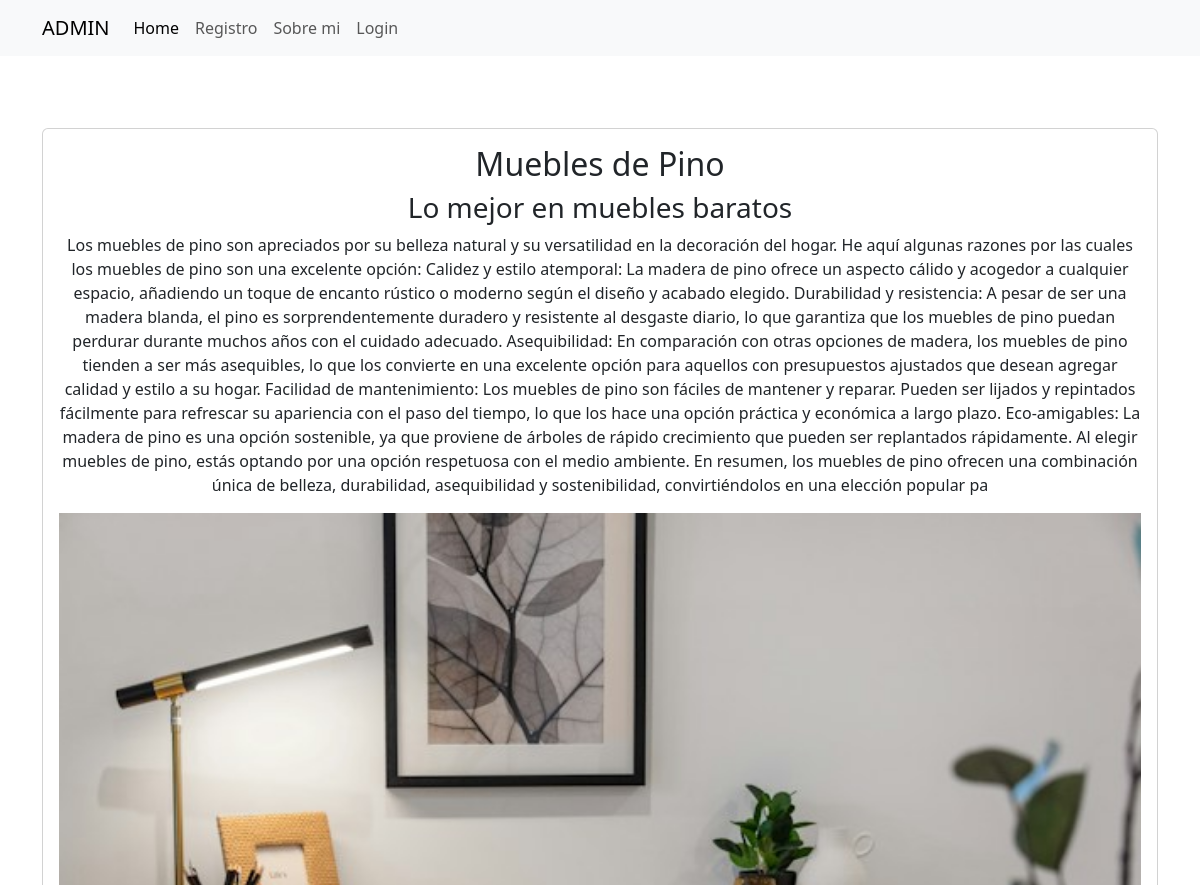
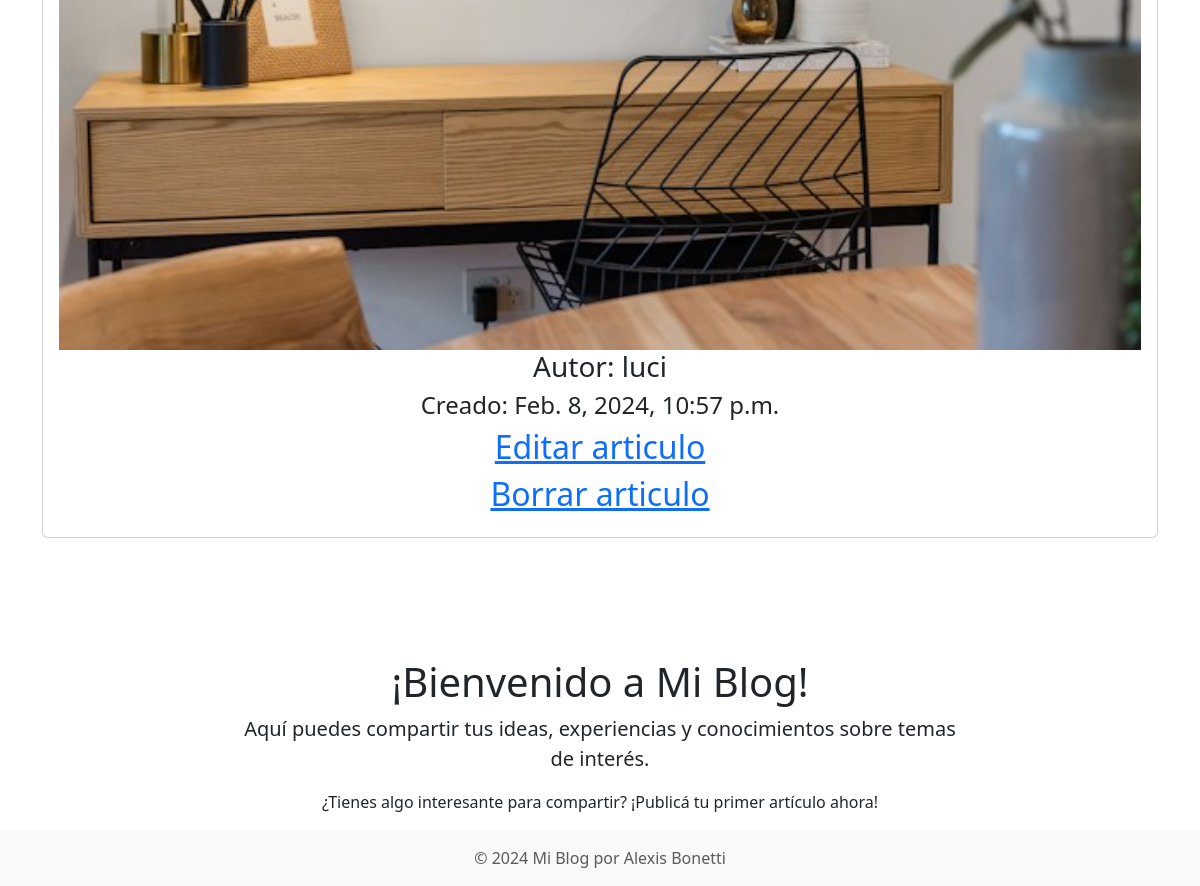
/todosArticulos/articulo/4/, run on the app's committed database (2 pictures, top to bottom).
### AlexBlog/models.py (models this page shows, shortened)
class Entrada(models.Model):
    titulo = models.CharField(max_length=50)
    subtitulo = models.CharField(max_length=50)
    cuerpo = models.TextField(max_length=1500)
    imagen = models.ImageField('Imagen del articulo.', blank=True, null= True, upload_to= '', max_length= 200, default= 'imagenDefault.jpg')
    autor = models.ForeignKey(User, on_delete=models.CASCADE)
    fecha = models.DateTimeField(auto_now_add=True, editable=False)

### AlexBlog/views.py (the view)
class ArticuloDetalle(DetailView):
    model = Entrada
    template_name = 'articuloDetalle.html'
    context_object_name = 'articulo'

### templates/articuloDetalle.html
{% extends 'index.html' %}
{% block content %}
<div class="container">
    {% if articulo %}
    <section class="row">
        <article class="card card-body text-center my-4">
            <h2>{{ articulo.titulo }}</h2>
            <h3>{{ articulo.subtitulo }}</h3>
            <p>{{ articulo.cuerpo }}</p>
            <img src="{{ articulo.imagen.url }}" class="img-fluid" alt="imagenArticulo">
            <h3>Autor: {{ articulo.autor}} </h3>
            <h4>Creado: {{ articulo.fecha}}</h4>
            <a href="{% url 'editarArticulo' articulo.pk %}">
                <h2>Editar articulo</h2>
            </a>
            <a href="{% url 'borrarArticulo' articulo.pk %}">
                <h2>Borrar articulo</h2>
            </a>
        </article>
    </section>
    {% endif %}
</div>
{% endblock %}

### data on the page
Entrada: titulo "Muebles de Pino", subtitulo "Lo mejor en muebles baratos", cuerpo "Los muebles de pino son apreciados por su belleza natural y su versatilidad en la decoración del hogar. He aquí algunas razones por las cuales los muebles de pino son una excelente opción: Calidez y estilo atemporal: La madera de pino ofrece un aspecto cálido y acogedor a cualquier espacio, añadiendo un toque de encanto rústico o moderno según el diseño y acabado elegido. Durabilidad y resistencia: A pesar de ser una madera blanda, el pino es sorprendentemente duradero y resistente al desgaste diario, lo que garantiza que los muebles de pino puedan perdurar durante muchos años con el cuidado adecuado. Asequibilidad: En comparación con otras opciones de madera, los muebles de pino tienden a…", imagen (picture), autor "luci", fecha "Feb. 8, 2024, 10:57 p.m."
